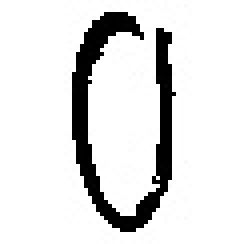
#> input picture Dataset/test/0.jpg, 61 x 61 px, found by its file name (shown 4 times larger)
$ python __main__.py   (older library calls are emulated)
#> lines starting #> are read from the running program, lines starting #| are printed output that depends on the picture
import sys
from os import listdir
import numpy as np
import pickle
from PIL import Image
import cv2
from sklearn.ensemble import RandomForestClassifier
from random import shuffle
from helper import manual
from config import (
    AUTO_PRINT_HELP,
    DEFAULT_IMAGE_SIZE,
    ACCEPTED_IMAGE_END
)


def get_image_matrix(image_dir):
#> called with image_dir = './Dataset/test/0.jpg'
    try:
        image_grayscale = Image.open(image_dir).convert('L')
#> image_grayscale is the input picture: PIL image 61x61 L; min 0, max 255, mean 223.4
        #resize image
        image_grayscale = image_grayscale.resize(DEFAULT_IMAGE_SIZE, Image.ANTIALIAS)
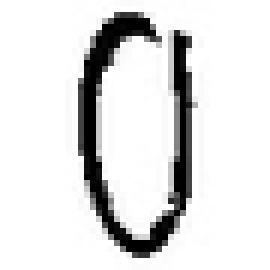
#> image_grayscale: PIL image 45x45 L (shown 6 times larger); min 0, max 255, mean 223.2
        #

        image_np = np.array(image_grayscale)
        img_list = []
        for line in image_np:
            for value in line:
                img_list.append(value)
#> this loop made 45 passes
#> after the loop, img_list = 2025 values, max 255 at index 0, min 0 at index 154, mean 223.2
        return img_list
    except Exception as e:
        return None


def get_train_test_images_from_directory(dataset_dir, data_size):
#> called with dataset_dir = './Dataset', data_size = -1
    X_train, X_test, Y_train, Y_test = [], [], [], []
    try:
        directory_list = listdir(dataset_dir)
        # print('directory_list:', directory_list)
        for directory in directory_list:
            if not (directory in '0123456789'):
                continue
            list_dir = listdir(f"{dataset_dir}/{directory}")
            if not list_dir:
                continue
            print('Make data from file:', f"{dataset_dir}/{directory}")
            image_dir = []
            for _dir in list_dir:
                if _dir.endswith(ACCEPTED_IMAGE_END):
                    image_dir.append(_dir)
            shuffle(image_dir)
            if data_size >= 0:
                image_dir = image_dir[:min(data_size, len(image_dir))]
            split_point = round(0.8*len(image_dir))
            print('split_point:', split_point)
            train_images, test_images = image_dir[:split_point], image_dir[split_point:]

            for images in train_images:
                X_train.append(get_image_matrix(f"{dataset_dir}/{directory}/{images}"))
#> call 2 of get_image_matrix, with image_dir = './Dataset/0/a100.jpg'
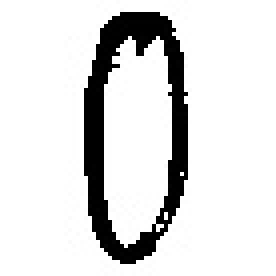
#> input picture Dataset/0/a100.jpg, 69 x 69 px, found by its file name (shown 4 times larger)
#> in get_image_matrix, image_grayscale is the input picture: PIL image 69x69 L; min 0, max 255, mean 221.4
#> in get_image_matrix (call 2), `image_grayscale = image_grayscale.resize(DEFAULT_IMAGE_SIZE, Image.ANT..`:
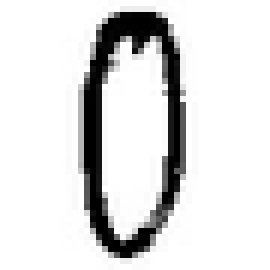
#> image_grayscale: PIL image 45x45 L (shown 6 times larger); min 0, max 255, mean 221.2
#> the loop in get_image_matrix (call 2), `for line in image_np:` made 45 passes
#> after the loop in get_image_matrix (call 2), `for line in image_np:`: img_list = 2025 values, max 255 at index 0, min 0 at index 153, mean 221.2
                Y_train.append(directory)
            for images in test_images:
                X_test.append(get_image_matrix(f"{dataset_dir}/{directory}/{images}"))
                Y_test.append(directory)
#> pass 2 of the loop in get_train_test_images_from_directory, `for directory in directory_list:`:
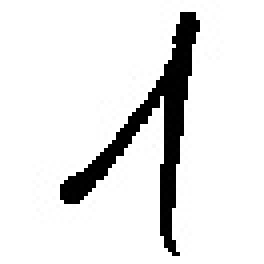
#> input picture Dataset/1/a108.jpg, 66 x 66 px, found by its file name (shown 4 times larger)
#> in get_image_matrix, image_grayscale is the input picture: PIL image 66x66 L; min 0, max 255, mean 229.3
#> in get_image_matrix (call 3), `image_grayscale = image_grayscale.resize(DEFAULT_IMAGE_SIZE, Image.ANT..`:
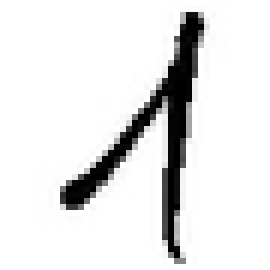
#> image_grayscale: PIL image 45x45 L (shown 6 times larger); min 0, max 255, mean 229.1
#> the loop in get_image_matrix (call 3), `for line in image_np:` made 45 passes
#> after the loop in get_image_matrix (call 3), `for line in image_np:`: img_list = 2025 values, max 255 at index 0, min 0 at index 166, mean 229.1

        return X_train, X_test, Y_train, Y_test

    except Exception as e:
        raise e
        return None, None, None, None


def train_model(data_size):
    train_dataset_dir = "./Dataset"
    X_train, X_test, Y_train, Y_test = (
        get_train_test_images_from_directory(train_dataset_dir, data_size)
    )
#> X_train = 2 items; X_test = []; Y_train = ['0', '1']; Y_test = []
    if X_train and X_test and Y_train and Y_test:
        random_forest_classifier = RandomForestClassifier()
        random_forest_classifier.fit(X_train, Y_train)
        accuracy_score = random_forest_classifier.score(X_train, Y_train)
        print(f"Model Accuracy Score : {accuracy_score}")
        test_accuracy_score = random_forest_classifier.score(X_test, Y_test)
        print(f"Model Accuracy Score (Test) : {test_accuracy_score}")
        # save classifier
        pickle.dump(random_forest_classifier,open("Model/random_forest_classifier.pkl",'wb'))
    else :
        print("Data set it empty.")


def test_model(image_file):
    print("Load model")
    with open("Model/random_forest_classifier.pkl",'rb') as input_model:
        saved_model = pickle.load(input_model)
    predictions = saved_model.predict(image_file)
    print("Degit", 0, "had been predicted:", predictions[0])


def main(data_size=-1):
    try:
        image_directory = './Dataset/test/0.jpg'
        image_file = [get_image_matrix(image_directory)]
        # load saved model
        try:
            test_model(image_file)
        except FileNotFoundError as model_file_error:
            print("... Training Model")
            train_model(data_size)
            print("... Training Finishes")
            test_model(image_file)

    except FileNotFoundError as file_error:
        print(f"Error : {file_error}")
    except Exception as e:
        raise e


if __name__ == '__main__':
    args = sys.argv
    if AUTO_PRINT_HELP and not('--no-manual in args'):
        print(manual.MANUAL)
    data_size = -1
    if '-l' in args:
        data_size = 10
        index_l = args.index('-l')
        if index_l + 2 <= len(args):
            try:
                data_size = int(args[index_l + 1])
            except Exception:
                pass
    if '-r' in args:
        train_model(data_size)
    print('Data size: ', data_size)
    main(data_size)
